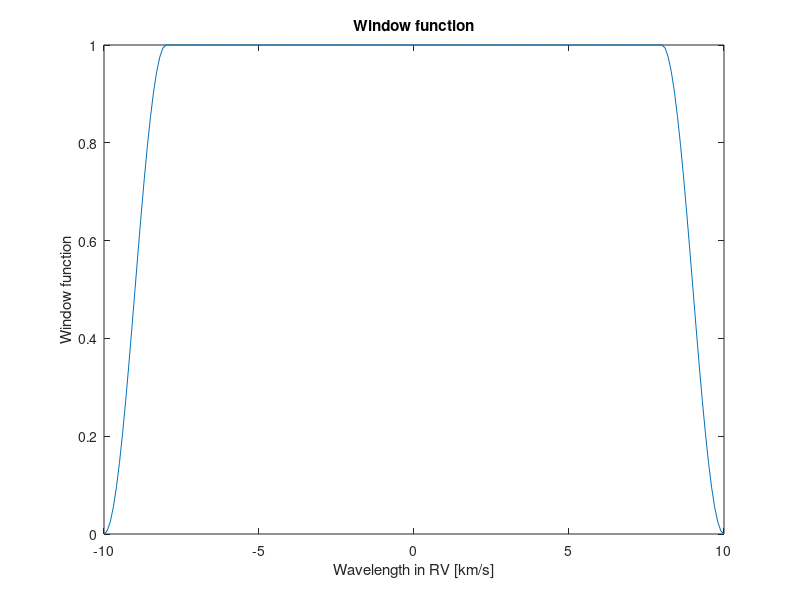

Write MATLAB code to recreate this figure. (Note: this script raises an error after producing the figure.)
% Use Gaussian profile to study the line shift in FT

%%%%%%%%%%%%%%
% Parameters %
%%%%%%%%%%%%%%
SN          = 1000;
N_FILE      = 100;                               
grid_size   = 0.1;
Fs          = 1/grid_size;
v_max       = 10;
v_0         = (-v_max : grid_size : v_max)';          % km/s
% v              = (-100 : grid_size : 100)';      

% window function %
window  = v_0 * 0 + 1;
bound   = 8;
idx_w   = abs(v_0) >= bound;
window(idx_w)   = (cos((abs(v_0(idx_w))-bound)/(10-bound)*pi) + 1) /2;

h = figure;
plot(v_0, window)
title('Window function')
xlabel('Wavelength in RV [km/s]')
ylabel('Window function')
saveas(gcf,'0-Window_function','png')
close(h)

%%%%%%%%%%%%%%%%%%%
% Calculate Power %
%%%%%%%%%%%%%%%%%%%

% estimate the size of array FFT_power
A1          = exp(-v_0.^2/4^2);
[aa, bb, yy]= FUNCTION_FFT(A1, Fs);
size1       = length(bb);
FFT_power   = zeros(size1, N_FILE);
Y           = zeros(size1, N_FILE);
RV_noise    = zeros(1,N_FILE);
v_planet_array  = linspace(-3,3,101) / 1000.;
% v_planet_array  = 4 * sin(t/100.*1.8*2*pi + 1) * 0.001;
RV_gauss   = zeros(N_FILE,1);


h = figure;
hold on
for n = 1:N_FILE

    v_planet    = v_planet_array(n);
    v    = v_0 - v_planet;
    A    = exp(-v.^2/4^2);
    A    = A + normrnd(0, (1-A).^0.5/SN);  % add noise
%     A    = A .* window;
    plot(v, A)
    [FFT_frequency, FFT_power(:, n), Y(:, n)] = FUNCTION_FFT(A, Fs);
    
    f    = fit(v_0, A, 'a*exp(-((x-b)/c)^2)+d', 'StartPoint', [0.5, 0, 4, 0] );
    RV_gauss(n) = f.b * 1000;    
end     
hold off
title('Stacked Gaussian profile')
xlabel('x')
ylabel('y')
saveas(gcf,'1-Gaussian_Line_Profile','png')
close(h)


%%%%%%%%%%%%%%%%%%%%%%%%%%
% FT power in all epochs %
%%%%%%%%%%%%%%%%%%%%%%%%%%
h = figure; 
hold on
for n = 1:N_FILE
%     plot(FFT_frequency, FFT_power(:, n) - FFT_power(:, 51), '-')
%     title('Differential FT power in all epochs (overplot)')
%     xlabel('FT frequency (1 / velocity in wavelength)')
%     ylabel('Differential power') 
    
    plot(FFT_frequency, FFT_power(:, n), '.')
    title('FT power in all epochs (overplot)')
    xlabel('FT frequency')
    ylabel('power')   
%     
    xlim([-0.5 0.5])
end 
hold off
saveas(gcf,'2-FT_power','png')
close(h)


% Plot phase angle as a function of FT frequency (for zero RV shift)% 
h = figure;
hold on
% nn = 50:150;
plot(FFT_frequency, unwrap(angle(Y(:, 51))), 'r.')
% plot(FFT_frequency, angle(Y(:, 51)), 'b.')
hold off
title('Phase angle as a function of FT frequency (for zero RV shift)')
xlabel('FT frequency')
ylabel('Phase angle')    
% xlim([-0.35 0.35])
saveas(gcf,'3-Phase_angle','png')
close(h)


% Polyfit % 
slope = zeros(1,100);
h = figure; 
hold on
for i = 1:100
    n = (size(FFT_frequency,2)/2-0.5):(size(FFT_frequency,2)/2+1.5);
%     n = (size(FFT_frequency,2)/2-4.5):(size(FFT_frequency,2)/2+5.5);
%     n = 1:size(FFT_frequency,2);
    xx = FFT_frequency(n);ca
    yy = angle(Y(n, i)) - angle(Y(n, 51));
    yy(yy<-6)  = yy(yy<-6) + 2 * pi;
    yy(yy>6)  = yy(yy>6) - 2 * pi;
%     yy = unwrap(angle(Y(n, i))) - unwrap(angle(Y(n, 51)));
    plot(xx, yy, '-')
    title('Phase angle (relative to zero velocity)')
    xlabel('FT frequency')
    ylabel('Phase angle [rad]')   
    p = polyfit(xx,yy',1);
    slope(i) = p(1);
end
hold off
saveas(gcf,'4-Relative_phase_angle','png')
close(h)


% Compare with simulated RV % 
h = figure; 
xx = v_planet_array(1:100)*1000;
yy = -slope/(2*pi)*1000;
plot(xx, yy, 'o')
title('Recovered RV vs input RV')
xlabel('input RV (m/s)')    
ylabel('Recovered RV (m/s)')
saveas(gcf,'5-LINE_SHIFT_1','png')
close(h)

h = figure; 
xx          = v_planet_array(1:100)*1000;
yy          = -slope/(2*pi)*1000;
rms_gauss   = rms(yy - RV_gauss');
rms_FT      = rms(yy-xx);
plot(xx, yy - RV_gauss', '*', xx, yy-xx, 'o')
title('Recovered RV vs input RV')
xlabel('input RV (m/s)')    
ylabel('residual (m/s)')
legend1 = ['rms_{gauss} = ', num2str(rms_gauss), ' m/s'];
legend2 = ['rms_{FT} = ', num2str(rms_FT), ' m/s'];
legend(legend1, legend2)
saveas(gcf,'5-LINE_SHIFT_2','png')
close(h)


% More investigation in phase angle % 

h = figure; 
plot(FFT_frequency, angle(Y(:, 1)), '.', FFT_frequency, angle(Y(:, 51)), '.', FFT_frequency, angle(Y(:, 100)), '.')
legend('-3m/s', 'static', '2.9m/s shift')
xlabel('FT frequency')    
ylabel('Phase angle [rad]')
saveas(gcf,'3-Phase_angle_2','png')
close(h)


% phase 2D plot 
[aa,bb,cc] = FUNCTION_FFT(A1, Fs);
h = figure;
plot(real(cc), imag(cc), '.', real(Y(:,51)), imag(Y(:,51)), '.', 'MarkerSize', 10)
legend('Noise free', 'SN=10000')
grid on 
xlim([-0.05 0.05])
ylim([-0.005 0.005])
xlabel('Real')    
ylabel('Imaginary')
title('Phase angle in complex plane')
saveas(gcf,'7-Phase_angle_in_complex_plane_2','png')
close(h)





if 0
    h = figure; 
    Z = Y(:,51);
    Z(8:(201-6)) = 0;   % Set the high frequencies to zero
    ifft_Z = ifft(Z);   % inverse FT for only the low frequency components 
    plot(v_0, ifft_Z - A1, '.')     % plot the difference
    xlabel('x')
    ylabel('delta y')
    saveas(gcf,'6-Inverse_FT','png')
    close(h)

    figure; 
    hold on 
    for i =1:201
        plot(angle(Y(i, :)) - angle(Y(1, :)))
    end

end






